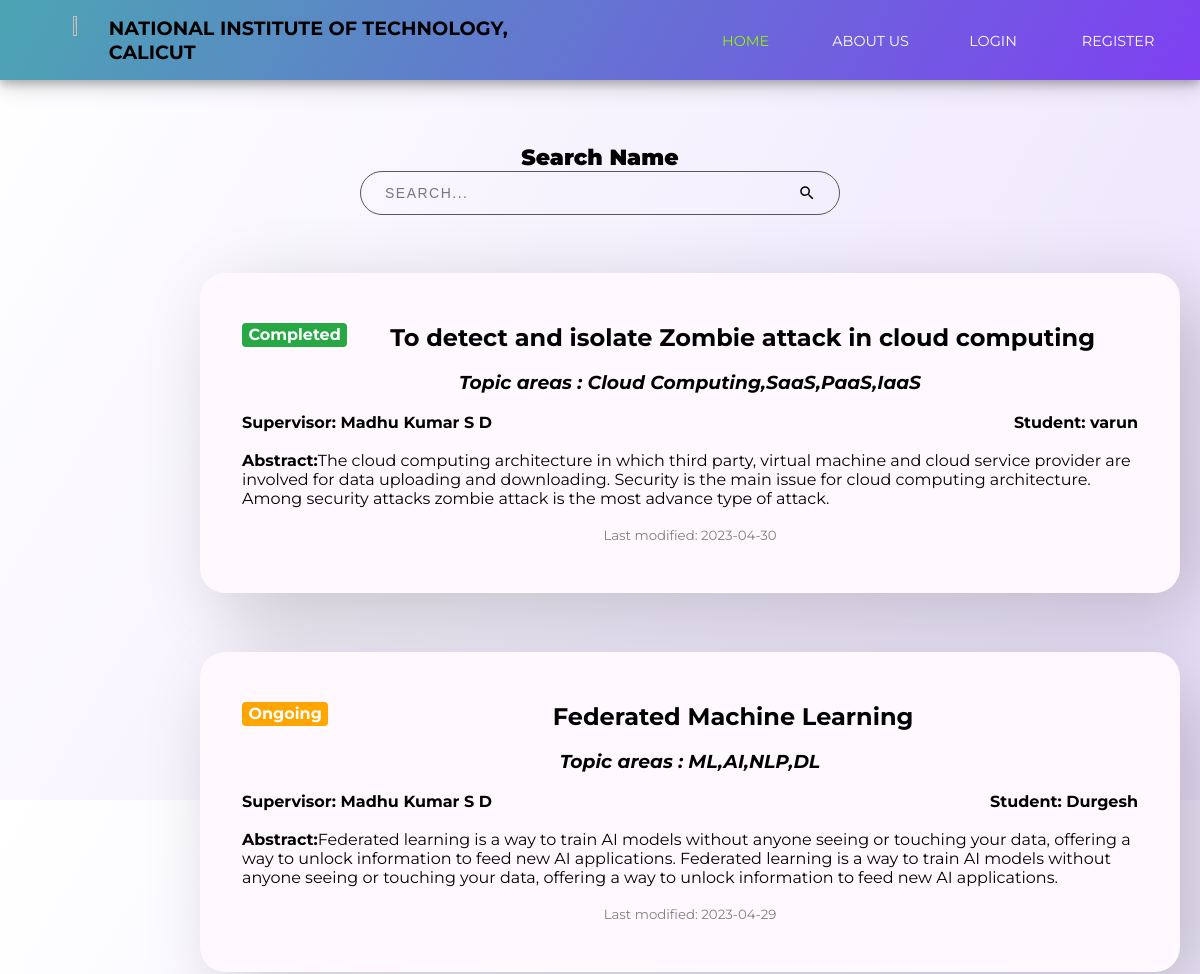
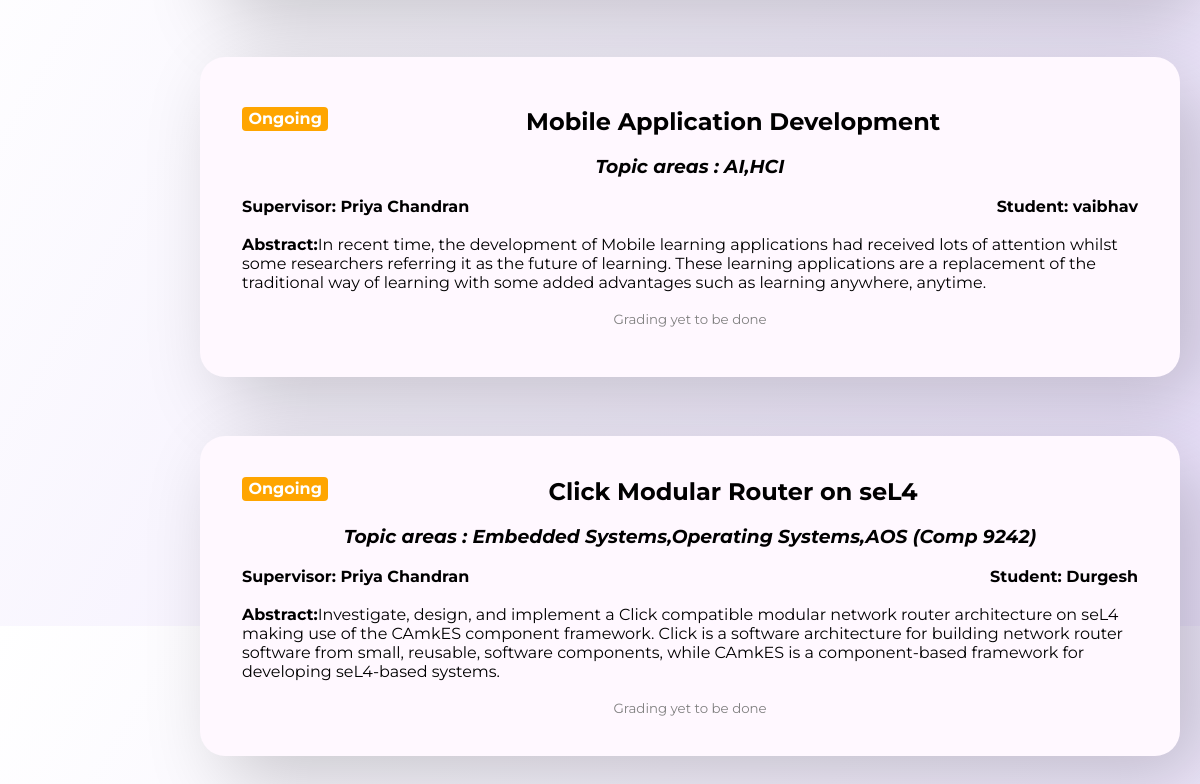
The page / on the database its author committed (2 pictures, top to bottom).
### tables this page shows
CREATE TABLE `thesis` (
  `id` int(11) NOT NULL,
  `name` varchar(200) NOT NULL,
  `department` varchar(200) NOT NULL,
  `status` int(11) NOT NULL,
  `final_grade` varchar(100) NOT NULL,
  `student_id` int(11) NOT NULL,
  `supervisor_name` varchar(200) NOT NULL,
  `keyword` varchar(256) NOT NULL,
  `panel` varchar(256) NOT NULL,
  `abstract` text NOT NULL
);

CREATE TABLE `student` (
  `id` int(10) NOT NULL,
  `name` varchar(200) NOT NULL,
  `email` varchar(200) NOT NULL,
  `password` varchar(200) NOT NULL,
  `department` varchar(200) NOT NULL,
  `roll` varchar(200) NOT NULL,
  `flag` int(11) NOT NULL
);

CREATE TABLE `evaluations` (
  `id` int(11) NOT NULL,
  `name` varchar(200) NOT NULL,
  `thesis_id` int(11) NOT NULL,
  `attachments` varchar(2000) NOT NULL,
  `date` date NOT NULL,
  `marks` varchar(256) NOT NULL,
  `outofmarks` int(11) NOT NULL,
  `status` int(11) NOT NULL,
  `remarks` varchar(7000) NOT NULL
);

### index.php (the view, shortened to what this page needs)
<?php
include_once "navbar1.php";
?>
<head>
</head>
<body>
    <div class="search__container" ">
        <p class="search__title">
            Search Name
        </p>
        <center><input class="search__input" name="live_search" id="live_search" autocomplete="off" type="text" placeholder="Search...">
        <div id="search_result"></div></center>
    </div> <br><br>
    <?php
        $sql = "SELECT * FROM thesis WHERE status!=0";
        $res = mysqli_query($conn,$sql);
        while($row=mysqli_fetch_array($res)){
            $sql1="SELECT * FROM evaluations WHERE thesis_id=".$row['id']." ORDER BY id DESC";
            $res1 = mysqli_query($conn,$sql1);
            $sqls="SELECT * FROM student WHERE id=".$row['student_id'];
            $ress = mysqli_query($conn,$sqls);
            $rows=mysqli_fetch_array($ress);
            echo '<div class="col-card">
            <div class="card" >
            <div class="card__content">';
            if($row['status']=="2"){
                echo '<p class="card-text" style="float:left;"><span _ngcontent-ngs-c3="" class="topic-badge badge badge-success">Completed</span></p>';
                }
            else{
                echo '<p class="card-text" style="float:left;"><span _ngcontent-ngs-c3="" class="topic-badge badge badge-mild">Ongoing</span></p>';
            }
              echo'<h2><p style="text-align:center;">'.$row['name'].'</p></h2><br>
              <h3 class="card-text" style="text-align:center; font-style: italic;">Topic areas : '.$row['keyword'].' </h3><br>
              <div>
              <h4 style="float:left;">Supervisor: '.$row['supervisor_name'].'</h4>
              <h4 style="text-align:right;">Student: '.$rows['name'].'</h4>
              </div><br>
              <p><strong>Abstract:</strong>'.$row['abstract'].'<p><br>';
              if($row1=mysqli_fetch_array($res1)){
                    echo '<p class="card-text" style="text-align:center;color:grey;"><small class="text-muted">Last modified: '.$row1['date'].'</small></p>';
                }
              else{
                    echo '<p class="card-text" style="text-align:center;color:grey;"><small class="text-muted">Grading yet to be done</small></p>';
                }
              echo'
            </div>
          </div>
          </div><br>';
        }
    ?>
</body>

### navbar1.php (shortened to what this page needs)
<link rel="stylesheet" href="style.css">
<head>
</head>
 <header class="box-shadow">
    <div class="section logo">
        <ul><img src="images/nitc_logo_icon.png" width=8%; height=100%;><span><a href="index.php" style="color:black;">National Institute of Technology, Calicut</a></span></ul>
    </div>
    <div class="section">
      <ul>
        <li><a class="active" href="index.php">Home</a></li>
        <li><a href="about.php">About US</a></li>
        <?php
                if(isset($_SESSION['id']))
                {
                  if(strcmp($_SESSION['privilege'],"student")==0)
                      {
                        echo '<li><a href="studentpage.php" >Dashboard</a></li>
                      <li><a href="includes/logout.inc.php" >Log out</a></li>';
                      }
                  if(strcmp($_SESSION['privilege'],"supervisor")==0)
                      {
                        echo '<li><a href="super_profile.php" >Dashboard</a></li>
                      <li><a href="includes/logout.inc.php" >Log out</a></li>';
                      }
                  if(strcmp($_SESSION['privilege'],"admin")==0)
                      {
                        echo '
                      <li><a href="includes/logout.inc.php" >Log out</a></li>';
                      }
                }else{
                    echo '<li ><a  style="padding-right:5px;" href="login1.php">Login</a></li>
                          <li ><a  style="padding-right:5px;" href="register1.php">Register</a></li>';
                }
                ?>
      </ul>
    </div>
  </header>

### style.css (style rules this page uses)
body { background: linear-gradient(120deg,white, #EBE2FD); font-family: montserrat ; height: 100%; }

### navbar1.php (style rules this page uses)
* { --gray: grey; --black: #000; --white: #fff; --green: #91f600; --body-background: #fff; --hover-color: #91f600; --header-background: #000; --anchor-color: #fff; --heading-color: #b2b2b2; --paragraph-color: #b2b2b2; --anchor-active-color: #91f600; }
* { box-sizing: border-box; margin: 0; padding: 0; }
a { text-decoration: none; }
a.active { color: var(--anchor-active-color); font-weight: var(--anchor-active-font-weight); }
header { align-items: center; display: flex; background: linear-gradient(120deg, #4CA5B3, #7F40F2); justify-content: space-around; flex-flow: row wrap; padding: 1em 0; }
.section { flex-grow: 1; }
.section.logo { margin-left: 2.5em; }
.logo { font-size: 1.2em; font-weight: bold; text-transform: uppercase; }
ul { list-style-type: none; display: flex; flex-flow: row nowrap; width: 500px; margin: 0; padding: 0; }
ul li { flex-grow: 1; text-align: center; width: 70px; }
ul li a { color: var(--anchor-color); font-size: .9rem; text-transform: uppercase; }
header div:nth-child(1) { flex-grow: 8; }
header div:nth-child(1) img { margin-left: 25px; }
.box-shadow { box-shadow: 0 4px 8px 0 rgba(0, 0, 0, 0.2), 0 6px 20px 0 rgba(0, 0, 0, 0.19); }

### index.php (style rules this page uses)
.col-card { margin-left: 15%; }
.card { background-color: #fff8ff; max-width: 1000px; height:40%; border-radius: 25px; box-shadow: 24px 24px 80px rgba(0, 0, 0, 0.2); padding: 20px 20px 28px 20px; box-sizing: border-box; display: flex; flex-direction: column; }
@media (min-width: 576px) { .card { flex-direction: row; align-items: center; margin: 20px; padding: 32px; } }
@media (min-width: 576px) { .card__content { width: 100%; padding-left: 10px; padding-right: 10px; } }
.search__container { padding-top: 64px; }
.search__title { font-size: 22px; font-weight: 900; text-align: center; color: black; }
.search__input { width: 40%; padding: 12px 24px; background-color: transparent; transition: transform 250ms ease-in-out; font-size: 14px; line-height: 18px; color: #575756; background-color: transparent; background-repeat: no-repeat; background-size: 18px 18px; background-position: 95% center; border-radius: 50px; border: 1px solid #575756; transition: all 250ms ease-in-out; backface-visibility: hidden; transform-style: preserve-3d; }
.search__input::placeholder { color: rgba(87, 87, 86, 0.8); text-transform: uppercase; letter-spacing: 1.5px; }
.badge-success { color: #fff; background-color: #28a745; }
.badge-mild { color: #fff; background-color: orange; }
.badge { display: inline-block; padding: 0.25em 0.4em; font-size: 100%; font-weight: 700; line-height: 1; text-align: center; white-space: nowrap; vertical-align: baseline; border-radius: 0.25rem; transition: color .15s ease-in-out,background-color .15s ease-in-out,border-color .15s ease-in-out,box-shadow .15s ease-in-out; }

### rows shown on the page
thesis: status "Completed", name "To detect and isolate Zombie attack in cloud computing", keyword "Cloud Computing,SaaS,PaaS,IaaS", supervisor_name "Madhu Kumar S D", student.name "varun", abstract "The cloud computing architecture in which third party, virtual machine and cloud service provider are involved for data uploading and downloading. Security is the main issue for cloud computing architecture. Among security attacks zombie attack is the most advance type of attack.", evaluations.date "2023-04-30"
thesis: status "Ongoing", name "Federated Machine Learning", keyword "ML,AI,NLP,DL", supervisor_name "Madhu Kumar S D", student.name "Durgesh", abstract "Federated learning is a way to train AI models without anyone seeing or touching your data, offering a way to unlock information to feed new AI applications. Federated learning is a way to train AI models without anyone seeing or touching your data, offering a way to unlock information to feed new AI applications.", evaluations.date "2023-04-29"
thesis: status "Ongoing", name "Mobile Application Development", keyword "AI,HCI", supervisor_name "Priya Chandran", student.name "vaibhav", abstract "In recent time, the development of Mobile learning applications had received lots of attention whilst some researchers referring it as the future of learning. These learning applications are a replacement of the traditional way of learning with some added advantages such as learning anywhere, anytime.", shows "Grading yet to be done"
thesis: status "Ongoing", name "Click Modular Router on seL4", keyword "Embedded Systems,Operating Systems,AOS (Comp 9242)", supervisor_name "Priya Chandran", student.name "Durgesh", abstract "Investigate, design, and implement a Click compatible modular network router architecture on seL4 making use of the CAmkES component framework. Click is a software architecture for building network router software from small, reusable, software components, while CAmkES is a component-based framework for developing seL4-based systems.", shows "Grading yet to be done"
